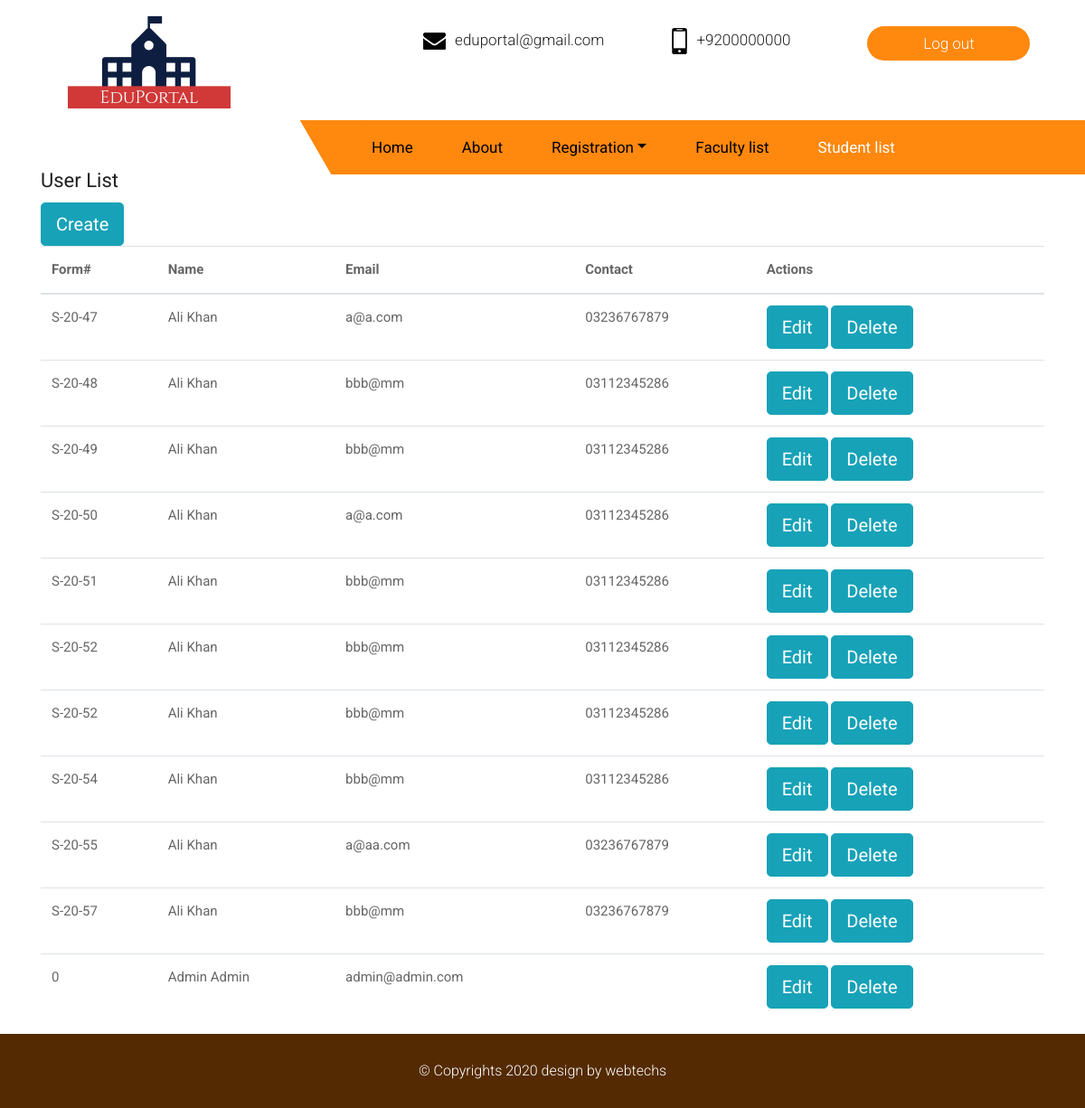
The app's page /admin/student_listing.php (signed in) with its own data.
### tables this page shows
CREATE TABLE `student` (
  `id` int(11) NOT NULL,
  `form_number` varchar(50) NOT NULL,
  `first_name` varchar(255) NOT NULL,
  `last_name` varchar(255) NOT NULL,
  `father_name` varchar(255) NOT NULL,
  `birthday` varchar(255) NOT NULL,
  `gender` varchar(255) NOT NULL,
  `nationality` varchar(255) NOT NULL,
  `domicile` varchar(255) NOT NULL,
  `cnic` varchar(255) NOT NULL,
  `email` varchar(255) NOT NULL,
  `user_password` varchar(255) NOT NULL,
  `course` varchar(255) NOT NULL,
  `degree` varchar(255) NOT NULL,
  `year` varchar(255) NOT NULL,
  `institute` varchar(255) NOT NULL,
  `img` varchar(255) NOT NULL,
  `degree2` varchar(255) NOT NULL,
  `year2` varchar(255) NOT NULL,
  `institute2` varchar(255) NOT NULL,
  `img2` varchar(255) NOT NULL,
  `degree3` varchar(255) NOT NULL,
  `year3` varchar(255) NOT NULL,
  `institute3` varchar(255) NOT NULL,
  `img3` varchar(255) NOT NULL,
  `mail` varchar(255) NOT NULL,
  `contact_mail` varchar(255) NOT NULL,
  `address` varchar(255) NOT NULL,
  `contact_no` varchar(255) NOT NULL,
  `e_address` varchar(255) NOT NULL,
  `contact_e` varchar(255) NOT NULL,
  `occupation` varchar(255) NOT NULL,
  `income` varchar(255) NOT NULL,
  `created_at` timestamp(6) NOT NULL DEFAULT CURRENT_TIMESTAMP(6),
  `role` tinyint(4) NOT NULL DEFAULT '0'
);

### admin/student_listing.php (the view, shortened to what this page needs)
<?php require_once 'action/db_connect.php'; ?>
<!DOCTYPE html>
<html lang="en">
<head>
    <link rel="stylesheet" href="css/bootstrap.min.css" />
    <link rel="stylesheet" href="css/pogo-slider.min.css" />
    <link rel="stylesheet" href="css/style.css" />
    <link rel="stylesheet" href="css/responsive.css" />
    <link rel="stylesheet" href="css/custom.css" />
</head>
<body id="inner_page" data-spy="scroll" data-target="#navbar-wd" data-offset="98">
    <?php include 'include/navigation.php';?>
<div class="container">
<br><br>
<div class="manageUser">
  <h2>User List</h2>
  <?php   if(isset($_SESSION['user'])){
                      $role = $_SESSION['user']['role'];
                       if($role==2){?>
                        <a href="addstudent.php" class="btn btn-info btn-lg"><span class="glyphicon glyphicon-create"></span>Create</a>
                       <?php } ?>
                       <?php } ?>
  </div>
  <table class="table table-hover">
    <thead>
      <tr>
        <th>Form#</th>
        <th>Name</th>
        <th>Email</th>
        <th>Contact</th>
        <th>Actions</th>
      </tr>
    </thead>
    <tbody>
      <?php
       $role = $_SESSION['user']['role'];
       $id = $_SESSION['user']['id'];
 if($role==2){
            $sql = "SELECT * FROM student LEFT JOIN student_qualification on student.id = student_qualification.sid ";
      } else{
            $sql = "SELECT * FROM student LEFT JOIN student_qualification on student.id = student_qualification.sid where student.id = '".$id."'   ";
      }
      $result = $connect->query($sql);
      if($result->num_rows > 0) {
         while($row = $result->fetch_assoc()) {   ?>
       <tr>
            <td><?php echo $row['form_number'];?></td>
            <td><?php echo $row['first_name']." ".$row['last_name']; ?></td>
            <td><?php echo $row['email']; ?></td>
            <td><?php echo $row['contact_no']; ?></td>
           <td>
             <a href="edit.php?id=<?php echo  $row['id']; ?>" class="btn btn-info btn-lg"><span class="glyphicon glyphicon-edit"></span>Edit</a>
             <a href="delete.php?id=<?php echo  $row['id']; ?>" class="btn btn-info btn-lg"><span class="glyphicon glyphicon-remove-circle"></span>Delete</a>
           </td>
          </tr>
      <?php   } ?>
    </tbody>
  </table>
</div>
    <?php include 'include/footer.php';?>
</body>
</html>
<?php
}
?>

### admin/include/navigation.php (shortened to what this page needs)
<header class="top-header">
    <div class="header_top">
        <div class="container">
            <div class="row">
                <div class="logo_section">
                    <a class="navbar-brand" href="index.php"><img src="images/logo.png" style="50px" alt="image"></a>
                </div>
                <div class="site_information">
                    <ul>
                        <li><a href="mailto:exchang@gmail.com"><img src="images/mail_icon.png" alt="#" />eduportal@gmail.com</a></li>
                        <li><a href="tel:exchang@gmail.com"><img src="images/phone_icon.png" alt="#" />+9200000000</a></li>
                        <?php
  if (isset($_SESSION['user']) && $_SESSION['user']!=''){ ?>
 <li><a class="join_bt" href="logout.php">Log out</a></li>
 <?php }  else { ?>
    <li><a class="join_bt" href="login.php">Log in</a></li>
   <?php } ?>
                  <?php  $pageName2 =  basename($_SERVER['PHP_SELF']);
                    ?>
                    </ul>
                </div>
            </div>
        </div>
    </div>
    <div class="header_bottom">
      <div class="container">
        <div class="col-sm-12">
            <div class="menu_orange_section" style="background: #ff880e;">
            <nav class="navbar header-nav navbar-expand-lg">
                 <div class="menu_section">
            <div class="collapse navbar-collapse justify-content-end" id="navbar-wd">
                <ul class="navbar-nav" >
                    <li><a class="nav-link " href="../index.php">Home</a></li>
                    <li><a class="nav-link" href="../about.php">About</a></li>
          <?php   if(isset($_SESSION['user'])){
                  $role = $_SESSION['user']['role'];
                   if($role==2){?>
                     <?php if($pageName2 == 'addstudent.php' || $pageName2 == 'addteacher.php' ){?>
                                <li class="nav-item dropdown"><a class="nav-link active  dropdown-toggle" data-toggle="dropdown" href="#">Registration</a>
                                    <div class="dropdown-menu">
                                         <a class="dropdown-item" href="addteacher.php">Teacher</a>
                                         <a class="dropdown-item" href="addstudent.php">Student</a>
                                     </div>
                                </li>
                      <?php } else { ?>
                                 <li class="nav-item dropdown"><a class="nav-link  dropdown-toggle" data-toggle="dropdown" href="#">Registration</a>
                                 </li>
                      <?php } ?>
                              <?php if($pageName2 == 'faculty_listing.php'){?>
                                <li><a class="nav-link active" href="faculty_listing.php">Faculty list</a></li>
                      <?php } else { ?>
                                 <li><a class="nav-link" href="faculty_listing.php">Faculty list</a></li>
                      <?php } ?>
          <?php } ?>
                  <?php if(isset($_SESSION['user']) && $_SESSION['user']!=''){ ?>
                              <?php if($pageName2 == 'student_listing.php'){?>
                                <li><a class="nav-link active" href="student_listing.php">Student list</a></li>
                      <?php } else { ?>
                                 <li><a class="nav-link" href="student_listing.php">Student list</a></li>
                      <?php } ?>
                  <?php } }?>
                </ul>
            </div>
                 </div>
             </nav>
            </div>
        </div>
      </div>
    </div>
</header>

### admin/include/footer.php
<div class="footer_bottom">
        <div class="container">
            <div class="row">
                <div class="col-12">
                    <p class="crp">© Copyrights 2020 design by webtechs</p>
                </div>
            </div>
        </div>
    </div>

### admin/css/style.css (style rules this page uses)
body { color: #666666; font-size: 15px; font-family: 'Roboto', sans-serif; line-height: 1.80857; }
* { font-family: 'Roboto', sans-serif; }
a { color: #1f1f1f; text-decoration: none !important; outline: none !important; -webkit-transition: all .3s ease-in-out; -moz-transition: all .3s ease-in-out; -ms-transition: all .3s ease-in-out; -o-transition: all .3s ease-in-out; transition: all .3s ease-in-out; }
h1, h2, h3, h4, h5, h6 { letter-spacing: 0; font-weight: normal; position: relative; padding: 0 0 10px 0; font-weight: normal; line-height: 120% !important; color: #1f1f1f; margin: 0 }
h2 { font-size: 22px }
a { color: #1f1f1f; text-decoration: none; outline: none; }
a, .btn { text-decoration: none !important; outline: none !important; -webkit-transition: all .3s ease-in-out; -moz-transition: all .3s ease-in-out; -ms-transition: all .3s ease-in-out; -o-transition: all .3s ease-in-out; transition: all .3s ease-in-out; }
ul, li, ol { list-style: none; margin: 0px; padding: 0px; }
.header_top { min-height: 98px; padding: 8px 0; background: #fff; }
.site_information ul { float: right; width: 95%; padding: 21px 0; }
a.join_bt { background: #ff880e; width: 180px; text-align: center; height: 38px; line-height: 38px; border-radius: 75px; color: #fff; font-weight: 300; }
.site_information { float: left; width: 66.66%; }
.site_information ul { list-style: none; }
.site_information ul li { float: left; width: 33.33%; display: flex; justify-content: center; font-size: 17px; font-weight: 300; }
.site_information ul li img { margin-right: 10px; }
.logo_section { width: 33.33%; }
.top-header .navbar { padding: 0; min-height: 60px; float: left; }
.top-header { position: relative; top: 0px; left: 0px; width: 100%; margin: 0; z-index: 20; background-position: left; background-repeat: no-repeat; background-color: transparent; background-size: auto 100%; width: 100%; }
.top-header .navbar .navbar-collapse ul li a { text-transform: none; font-size: 17px; padding: 10px 25px; font-weight: 400; overflow: hidden; color: #000; position: relative; z-index: 2; }
a.navbar-brand { left: 35px; position: relative; }
.top-header .navbar .navbar-collapse ul li a.active { background: transparent; color: #fff; }
.top-header .navbar .navbar-collapse ul li { margin: 0 2px; }
.header_bottom { float: left; width: 100%; position: absolute; bottom: -60px; }
.header_bottom::after { width: 50%; display: block; right: 0; content: ""; background: #ff880e; height: 60px; position: absolute; top: 0; }
.top-header #navbar-wd { padding-right: 0; }
.menu_orange_section { float: right; position: relative; width: 70%; }
.menu_orange_section::after { width: 70px; height: 60px; position: relative; content: ""; display: block; background: #ff880e; left: -35px; transform: skew(30deg); }
p { margin-top: 5px; margin-bottom: 1rem; font-size: 18px; font-weight: 300; line-height: 28px; color: #4a4a49; }
.footer_bottom { background: #532a02; padding: 0 0; width: 100%; min-height: 82px; float: left; text-align: center; }
.footer_bottom p.crp { float: left; margin: 0; color: #fff; font-size: 16px; text-align: center; width: 100%; line-height: 82px; }

### admin/css/timeline.css (style rules this page uses)
* { box-sizing: border-box; }

### records on screen
student: form_number "S-20-47", first_name "Ali", last_name "Khan", email "a@a.com", contact_no "03236767879"
student: form_number "S-20-48", first_name "Ali", last_name "Khan", email "bbb@mm", contact_no "03112345286"
student: form_number "S-20-49", first_name "Ali", last_name "Khan", email "bbb@mm", contact_no "03112345286"
student: form_number "S-20-50", first_name "Ali", last_name "Khan", email "a@a.com", contact_no "03112345286"
student: form_number "S-20-51", first_name "Ali", last_name "Khan", email "bbb@mm", contact_no "03112345286"
student: form_number "S-20-52", first_name "Ali", last_name "Khan", email "bbb@mm", contact_no "03112345286"
student: form_number "S-20-52", first_name "Ali", last_name "Khan", email "bbb@mm", contact_no "03112345286"
student: form_number "S-20-54", first_name "Ali", last_name "Khan", email "bbb@mm", contact_no "03112345286"
student: form_number "S-20-55", first_name "Ali", last_name "Khan", email "a@aa.com", contact_no "03236767879"
student: form_number "S-20-57", first_name "Ali", last_name "Khan", email "bbb@mm", contact_no "03236767879"
student: form_number "0", first_name "Admin", last_name "Admin", email "admin@admin.com"
